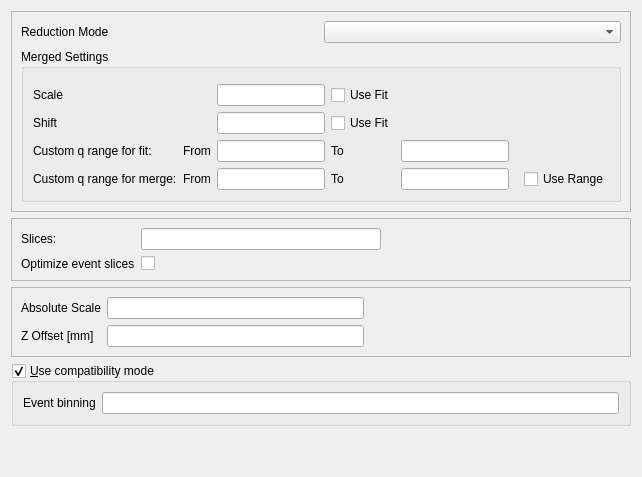
            <widget class="QWidget" name="general_tab">
             <attribute name="title">
              <string>General, Scale, Event Slice, Sample</string>
             </attribute>
             <layout class="QHBoxLayout" name="horizontalLayout_3">
              <item>
               <layout class="QHBoxLayout" name="general_tab_horizontal_layout">
                <item>
                 <layout class="QVBoxLayout" name="general_tab_left_layout">
                  <item>
                   <widget class="QFrame" name="reduction_mode_frame">
                    <property name="frameShape">
                     <enum>QFrame::StyledPanel</enum>
                    </property>
                    <property name="frameShadow">
                     <enum>QFrame::Raised</enum>
                    </property>
                    <layout class="QGridLayout" name="gridLayout_21">
                     <item row="0" column="0">
                      <layout class="QVBoxLayout" name="general_vertical_layout">
                       <item>
                        <layout class="QGridLayout" name="general_grid">
                         <item row="0" column="1">
                          <widget class="QComboBox" name="reduction_mode_combo_box">
                           <property name="toolTip">
                            <string>&lt;html&gt;&lt;head/&gt;&lt;body&gt;&lt;p&gt;The reduction mode. This can be either of the banks of your instrument. In the case of two banks there is also the &lt;span style=&quot; font-style:italic;&quot;&gt;Merged&lt;/span&gt; and &lt;span style=&quot; font-style:italic;&quot;&gt;All&lt;/span&gt; mode. &lt;span style=&quot; font-style:italic;&quot;&gt;Merged&lt;/span&gt; mode stitches the reductions from two banks together. &lt;span style=&quot; font-style:italic;&quot;&gt;All&lt;/span&gt; mode reduces both banks.&lt;/p&gt;&lt;p&gt;Note that by default the entries are &lt;span style=&quot; font-style:italic;&quot;&gt;LAB&lt;/span&gt;, &lt;span style=&quot; font-style:italic;&quot;&gt;HAB&lt;/span&gt;, &lt;span style=&quot; font-style:italic;&quot;&gt;Merged&lt;/span&gt;, &lt;span style=&quot; font-style:italic;&quot;&gt;All&lt;/span&gt;. Once you have specified data in the batch table, the entry names will be updated to reflect the naming of your instrument.&lt;/p&gt;&lt;/body&gt;&lt;/html&gt;</string>
                           </property>
                          </widget>
                         </item>
                         <item row="0" column="0">
                          <widget class="QLabel" name="reduction_mode_label">
                           <property name="toolTip">
                            <string>&lt;html&gt;&lt;head/&gt;&lt;body&gt;&lt;p&gt;The reduction mode. This can be either of the banks of your instrument. In the case of two banks there is also the &lt;span style=&quot; font-style:italic;&quot;&gt;Merged&lt;/span&gt; and &lt;span style=&quot; font-style:italic;&quot;&gt;All&lt;/span&gt; mode. &lt;span style=&quot; font-style:italic;&quot;&gt;Merged&lt;/span&gt; mode stitches the reductions from two banks together. &lt;span style=&quot; font-style:italic;&quot;&gt;All&lt;/span&gt; mode reduces both banks.&lt;/p&gt;&lt;p&gt;Note that by default the entries are &lt;span style=&quot; font-style:italic;&quot;&gt;LAB&lt;/span&gt;, &lt;span style=&quot; font-style:italic;&quot;&gt;HAB&lt;/span&gt;, &lt;span style=&quot; font-style:italic;&quot;&gt;Merged&lt;/span&gt;, &lt;span style=&quot; font-style:italic;&quot;&gt;All&lt;/span&gt;. Once you have specified data in the batch table, the entry names will be updated to reflect the naming of your instrument.&lt;/p&gt;&lt;/body&gt;&lt;/html&gt;</string>
                           </property>
                           <property name="text">
                            <string>Reduction Mode</string>
                           </property>
                          </widget>
                         </item>
                        </layout>
                       </item>
                      </layout>
                     </item>
                     <item row="1" column="0">
                      <widget class="QGroupBox" name="merged_settings">
                       <property name="toolTip">
                        <string>&lt;html&gt;&lt;head/&gt;&lt;body&gt;&lt;p&gt;Settings for a merged reduction.&lt;/p&gt;&lt;/body&gt;&lt;/html&gt;</string>
                       </property>
                       <property name="title">
                        <string>Merged Settings</string>
                       </property>
                       <layout class="QGridLayout" name="gridLayout_12">
                        <item row="1" column="2">
                         <widget class="QLineEdit" name="merged_scale_line_edit">
                          <property name="toolTip">
                           <string>&lt;html&gt;&lt;head/&gt;&lt;body&gt;&lt;p&gt;Scale which is used when merging two workspaces.&lt;/p&gt;&lt;/body&gt;&lt;/html&gt;</string>
                          </property>
                         </widget>
                        </item>
                        <item row="3" column="3">
                         <widget class="QLabel" name="label_4">
                          <property name="text">
                           <string>To</string>
                          </property>
                         </widget>
                        </item>
                        <item row="0" column="6">
                         <widget class="Line" name="line_3">
                          <property name="orientation">
                           <enum>Qt::Vertical</enum>
                          </property>
                         </widget>
                        </item>
                        <item row="2" column="0">
                         <widget class="QLabel" name="merged_shift_label">
                          <property name="text">
                           <string>Shift</string>
                          </property>
                         </widget>
                        </item>
                        <item row="1" column="0">
                         <widget class="QLabel" name="merged_scale_label">
                          <property name="text">
                           <string>Scale</string>
                          </property>
                         </widget>
                        </item>
                        <item row="4" column="3">
                         <widget class="QLabel" name="label_5">
                          <property name="text">
                           <string>To</string>
                          </property>
                         </widget>
                        </item>
                        <item row="2" column="3">
                         <widget class="QCheckBox" name="merged_shift_use_fit_check_box">
                          <property name="toolTip">
                           <string>&lt;html&gt;&lt;head/&gt;&lt;body&gt;&lt;p&gt;If checked then the shift will be fit during the merge operation.&lt;/p&gt;&lt;/body&gt;&lt;/html&gt;</string>
                          </property>
                          <property name="text">
                           <string>Use Fit</string>
                          </property>
                         </widget>
                        </item>
                        <item row="3" column="0">
                         <widget class="QLabel" name="label">
                          <property name="text">
                           <string>Custom q range for fit:</string>
                          </property>
                         </widget>
                        </item>
                        <item row="4" column="2">
                         <widget class="QLineEdit" name="merged_min_line_edit"/>
                        </item>
                        <item row="3" column="2">
                         <widget class="QLineEdit" name="merged_q_range_start_line_edit">
                          <property name="toolTip">
                           <string>&lt;html&gt;&lt;head/&gt;&lt;body&gt;&lt;p&gt;Lower bound  of a custom q range. If none is specified, then the full range is used.&lt;/p&gt;&lt;/body&gt;&lt;/html&gt;</string>
                          </property>
                         </widget>
                        </item>
                        <item row="4" column="11">
                         <widget class="QCheckBox" name="merge_mask_check_box">
                          <property name="text">
                           <string>Use Range</string>
                          </property>
                         </widget>
                        </item>
                        <item row="4" column="4">
                         <widget class="QLineEdit" name="merged_max_line_edit"/>
                        </item>
                        <item row="4" column="0">
                         <widget class="QLabel" name="label_2">
                          <property name="text">
                           <string>Custom q range for merge:</string>
                          </property>
                         </widget>
                        </item>
                        <item row="3" column="4">
                         <widget class="QLineEdit" name="merged_q_range_stop_line_edit">
                          <property name="toolTip">
                           <string>&lt;html&gt;&lt;head/&gt;&lt;body&gt;&lt;p&gt;Upper bound  of a custom q range. If none is specified, then the full range is used.&lt;/p&gt;&lt;/body&gt;&lt;/html&gt;</string>
                          </property>
                         </widget>
                        </item>
                        <item row="1" column="3">
                         <widget class="QCheckBox" name="merged_scale_use_fit_check_box">
                          <property name="toolTip">
                           <string>&lt;html&gt;&lt;head/&gt;&lt;body&gt;&lt;p&gt;If checked then the scale will be fit during the merge operation.&lt;/p&gt;&lt;/body&gt;&lt;/html&gt;</string>
                          </property>
                          <property name="text">
                           <string>Use Fit</string>
                          </property>
                         </widget>
                        </item>
                        <item row="2" column="2">
                         <widget class="QLineEdit" name="merged_shift_line_edit">
                          <property name="toolTip">
                           <string>&lt;html&gt;&lt;head/&gt;&lt;body&gt;&lt;p&gt;Shift which is used when merging two workspaces.&lt;/p&gt;&lt;/body&gt;&lt;/html&gt;</string>
                          </property>
                         </widget>
                        </item>
                        <item row="3" column="1">
                         <widget class="QLabel" name="label_3">
                          <property name="text">
                           <string>From</string>
                          </property>
                         </widget>
                        </item>
                        <item row="4" column="1">
                         <widget class="QLabel" name="label_6">
                          <property name="text">
                           <string>From</string>
                          </property>
                         </widget>
                        </item>
                       </layout>
                      </widget>
                     </item>
                    </layout>
                   </widget>
                  </item>
                  <item>
                   <widget class="QFrame" name="event_settings_frame">
                    <property name="frameShape">
                     <enum>QFrame::StyledPanel</enum>
                    </property>
                    <property name="frameShadow">
                     <enum>QFrame::Raised</enum>
                    </property>
                    <layout class="QGridLayout" name="gridLayout_2">
                     <item row="0" column="0">
                      <layout class="QGridLayout" name="slice_event_grid_layout">
                       <item row="2" column="0">
                        <widget class="QLabel" name="slice_event_label">
                         <property name="text">
                          <string>Slices:</string>
                         </property>
                        </widget>
                       </item>
                       <item row="2" column="2">
                        <widget class="QLineEdit" name="slice_event_line_edit">
                         <property name="enabled">
                          <bool>true</bool>
                         </property>
                         <property name="toolTip">
                          <string>
                         &lt;html&gt;&lt;head/&gt;&lt;body&gt;&lt;p&gt;In the case of data which was measured in event-mode, it is possible to perform time-of-flight slices of the data and reduce these separately.&lt;/p&gt;&lt;p&gt;Input can be:&lt;/p&gt;&lt;p&gt;-&lt;span style=&quot; font-style:italic;&quot;&gt; start:step:stop&lt;/span&gt; specifies time slices from the &lt;span style=&quot; font-style:italic;&quot;&gt;start&lt;/span&gt; value to the &lt;span style=&quot; font-style:italic;&quot;&gt;stop &lt;/span&gt;value in steps of &lt;span style=&quot; font-style:italic;&quot;&gt;step&lt;/span&gt;&lt;/p&gt;&lt;p&gt;- &lt;span style=&quot; font-style:italic;&quot;&gt;start-stop &lt;/span&gt;which specifies a time slice from the &lt;span style=&quot; font-style:italic;&quot;&gt;start&lt;/span&gt; value to the &lt;span style=&quot; font-style:italic;&quot;&gt;stop&lt;/span&gt; value&lt;/p&gt;&lt;p&gt;- &lt;span style=&quot; font-style:italic;&quot;&gt;&amp;gt;start&lt;/span&gt; specifies a slice from the &lt;span style=&quot; font-style:italic;&quot;&gt;start &lt;/span&gt;value to the end of the data set&lt;/p&gt;&lt;p&gt;- &lt;span style=&quot; font-style:italic;&quot;&gt;&amp;lt;stop&lt;/span&gt; specifes a slice from the start of the data set to the &lt;span style=&quot; font-style:italic;&quot;&gt;stop &lt;/span&gt;value&lt;/p&gt;&lt;p&gt;In addition it is possible to concatenate these specifications using comma-separation. An example is:&lt;/p&gt;&lt;p&gt;&lt;span style=&quot; font-style:italic;&quot;&gt;5-10,12:2:16,20-30&lt;/span&gt;&lt;/p&gt;&lt;/body&gt;&lt;/html&gt;
                         </string>
                         </property>
                        </widget>
                       </item>
                       <item row="3" column="0">
                        <widget class="QLabel" name="event_slice_optimisation_label">
                         <property name="toolTip">
                          <string>&lt;html&gt;&lt;head/&gt;&lt;body&gt;&lt;p&gt;If checked, the reduction workflow is changed to perform most operations on event workspaces before event slicing.  This speeds up reduction by not repeating operations for each event slice.&lt;/p&gt;&lt;p&gt;&lt;br/&gt;&lt;/p&gt;&lt;p&gt;Leaving this unchecked will perform reductions as before.&lt;/p&gt;&lt;p&gt;&lt;br/&gt;&lt;/p&gt;&lt;p&gt;Checking this, but also checking &lt;span style=&quot; font-weight:600;&quot;&gt;Use compatibility mode&lt;/span&gt;, will perform reductions as before.&lt;/p&gt;&lt;/body&gt;&lt;/html&gt;</string>
                         </property>
                         <property name="text">
                          <string>Optimize event slices</string>
                         </property>
                        </widget>
                       </item>
                       <item row="2" column="3">
                        <spacer name="horizontalSpacer_5">
                         <property name="orientation">
                          <enum>Qt::Horizontal</enum>
                         </property>
                         <property name="sizeHint" stdset="0">
                          <size>
                           <width>40</width>
                           <height>20</height>
                          </size>
                         </property>
                        </spacer>
                       </item>
                       <item row="3" column="2">
                        <widget class="QCheckBox" name="event_slice_optimisation_checkbox">
                         <property name="toolTip">
                          <string>&lt;html&gt;&lt;head/&gt;&lt;body&gt;&lt;p&gt;If checked, the reduction workflow is changed to perform most operations on event workspaces before event slicing.  This speeds up reduction by not repeating operations for each event slice.&lt;/p&gt;&lt;p&gt;&lt;br/&gt;&lt;/p&gt;&lt;p&gt;Leaving this unchecked will perform reductions as before.&lt;/p&gt;&lt;p&gt;&lt;br/&gt;&lt;/p&gt;&lt;p&gt;Checking this, but also checking &lt;span style=&quot; font-weight:600;&quot;&gt;Use compatibility mode&lt;/span&gt;, will perform reductions as before.&lt;/p&gt;&lt;/body&gt;&lt;/html&gt;</string>
                         </property>
                         <property name="text">
                          <string/>
                         </property>
                        </widget>
                       </item>
                      </layout>
                     </item>
                    </layout>
                   </widget>
                  </item>
                  <item>
                   <widget class="QFrame" name="scale_frame">
                    <property name="frameShape">
                     <enum>QFrame::StyledPanel</enum>
                    </property>
                    <property name="frameShadow">
                     <enum>QFrame::Raised</enum>
                    </property>
                    <layout class="QGridLayout" name="gridLayout_19">
                     <item row="0" column="0">
                      <layout class="QGridLayout" name="gridLayout_5">
                       <item row="0" column="0">
                        <widget class="QLabel" name="absolute_scale_label">
                         <property name="toolTip">
                          <string>&lt;html&gt;&lt;head/&gt;&lt;body&gt;&lt;p&gt;The absolute (and unitless) scale factor for the data reduction.&lt;/p&gt;&lt;/body&gt;&lt;/html&gt;</string>
                         </property>
                         <property name="text">
                          <string>Absolute Scale</string>
                         </property>
                        </widget>
                       </item>
                       <item row="0" column="1">
                        <widget class="QLineEdit" name="absolute_scale_line_edit">
                         <property name="toolTip">
                          <string>&lt;html&gt;&lt;head/&gt;&lt;body&gt;&lt;p&gt;The absolute (and unitless) scale factor for the data reduction.&lt;/p&gt;&lt;/body&gt;&lt;/html&gt;</string>
                         </property>
                        </widget>
                       </item>
                       <item row="1" column="1">
                        <widget class="QLineEdit" name="z_offset_line_edit">
                         <property name="toolTip">
                          <string>&lt;html&gt;&lt;head/&gt;&lt;body&gt;&lt;p&gt;The z offset of the sample position.&lt;/p&gt;&lt;/body&gt;&lt;/html&gt;</string>
                         </property>
                        </widget>
                       </item>
                       <item row="1" column="0">
                        <widget class="QLabel" name="z_offset_label">
                         <property name="toolTip">
                          <string>&lt;html&gt;&lt;head/&gt;&lt;body&gt;&lt;p&gt;The z offset of the sample position.&lt;/p&gt;&lt;/body&gt;&lt;/html&gt;</string>
                         </property>
                         <property name="text">
                          <string>Z Offset [mm]</string>
                         </property>
                        </widget>
                       </item>
                       <item row="0" column="2">
                        <spacer name="horizontalSpacer_4">
                         <property name="orientation">
                          <enum>Qt::Horizontal</enum>
                         </property>
                         <property name="sizeHint" stdset="0">
                          <size>
                           <width>40</width>
                           <height>20</height>
                          </size>
                         </property>
                        </spacer>
                       </item>
                      </layout>
                     </item>
                    </layout>
                   </widget>
                  </item>
                  <item>
                   <layout class="QGridLayout" name="scale_group_box"/>
                  </item>
                  <item>
                   <widget class="QGroupBox" name="event_binning_group_box">
                    <property name="enabled">
                     <bool>true</bool>
                    </property>
                    <property name="toolTip">
                     <string>&lt;html&gt;&lt;head/&gt;&lt;body&gt;&lt;p&gt;When checked, the data reduction will run in the compatibility mode. This means that the reduction workflow is equivalent to the previous legacy reduction workflow. &lt;/p&gt;&lt;/body&gt;&lt;/html&gt;</string>
                    </property>
                    <property name="title">
                     <string>&amp;Use compatibility mode</string>
                    </property>
                    <property name="checkable">
                     <bool>true</bool>
                    </property>
                    <property name="checked">
                     <bool>true</bool>
                    </property>
                    <layout class="QGridLayout" name="gridLayout_16">
                     <item row="0" column="0">
                      <widget class="QLabel" name="event_binning_label">
                       <property name="toolTip">
                        <string>&lt;html&gt;&lt;head/&gt;&lt;body&gt;&lt;p&gt;Rebin string for the initial time-of-flight workspace. This is only needed when using the compaptibility mode (ie when following the old reduction model). Note that this will only have an effect on event workspaces.&lt;/p&gt;&lt;/body&gt;&lt;/html&gt;</string>
                       </property>
                       <property name="text">
                        <string>Event binning</string>
                       </property>
                      </widget>
                     </item>
                     <item row="0" column="1">
                      <widget class="QLineEdit" name="event_binning_line_edit">
                       <property name="toolTip">
                        <string>&lt;html&gt;&lt;head/&gt;&lt;body&gt;&lt;p&gt;Rebin string for the initial time-of-flight workspace. This is only needed when using the compatibility mode (ie when following the old reduction model). Note that this will only have an effect on event workspaces.&lt;/p&gt;&lt;/body&gt;&lt;/html&gt;</string>
                       </property>
                      </widget>
                     </item>
                    </layout>
                   </widget>
                  </item>
                  <item>
                   <spacer name="verticalSpacer_3">
                    <property name="orientation">
                     <enum>Qt::Vertical</enum>
                    </property>
                    <property name="sizeHint" stdset="0">
                     <size>
                      <width>20</width>
                      <height>40</height>
                     </size>
                    </property>
                   </spacer>
                  </item>
                 </layout>
                </item>
                <item>
                 <layout class="QVBoxLayout" name="general_tab_right_layout"/>
                </item>
               </layout>
              </item>
             </layout>
            </widget>
